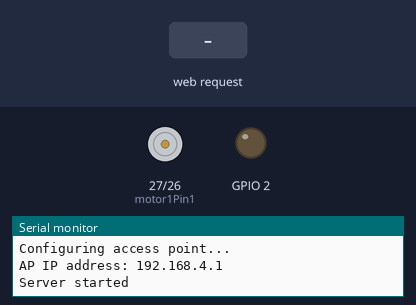
The sketch below on a simulated ESP32. Parts: motor-driver pin pairs drawn as motors (green arrow = first pin HIGH = forward, orange = second pin HIGH = backward, longer = more drive, scaled by the enable pin), output pins drawn as LEDs (lit = HIGH), the last lines printed to the serial monitor. The inputs (shaded band) are chosen by the test bench.

Above: at 1.2 s.
1.3 s: HTTP request GET /ONE received
At 2.7 s:
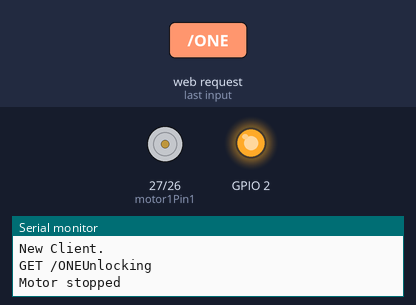
Timing chart, 0 to 8.0 s (numbered marks = the images above; inputs shaded):
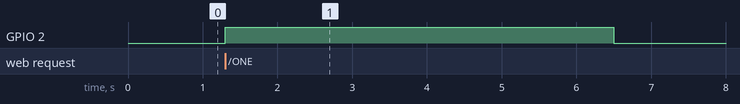

The sketch:

Locker.ino
```cpp
#include <Arduino.h>
#include <WiFi.h>
#include <WiFiClient.h>
#include <WiFiAP.h>

int motor1Pin1 = 27;
int motor1Pin2 = 26;
int enable1Pin = 14;

// Setting PWM properties
const int freq = 30000;
const int pwmChannel = 0;
const int resolution = 8;
int dutyCycle = 200;

const char *ssid = "yourAP";
const char *password = "yourPassword";

WiFiServer server(80);
void unlock();

void setup() {
  // sets the pins as outputs:
  pinMode(motor1Pin1, OUTPUT);
  pinMode(motor1Pin2, OUTPUT);
  pinMode(enable1Pin, OUTPUT);
  pinMode(2, OUTPUT);

  // configure LED PWM functionalitites
  ledcSetup(pwmChannel, freq, resolution);

  // attach the channel to the GPIO to be controlled
  ledcAttachPin(enable1Pin, pwmChannel);

  Serial.begin(115200);

  // testing
  Serial.println("Configuring access point...");

  // You can remove the password parameter if you want the AP to be open.
  // a valid password must have more than 7 characters
  if (!WiFi.softAP(ssid, password)) {
    log_e("Soft AP creation failed.");
    while(1);
  }
  IPAddress myIP = WiFi.softAPIP();
  Serial.print("AP IP address: ");
  Serial.println(myIP);
  server.begin();

  Serial.println("Server started");
}

void loop() {
  WiFiClient client = server.available();   // listen for incoming clients

  if (client) {                             // if you get a client,
    Serial.println("New Client.");           // print a message out the serial port
    String currentLine = "";                // make a String to hold incoming data from the client
    while (client.connected()) {            // loop while the client's connected
      if (client.available()) {             // if there's bytes to read from the client,
        char c = client.read();             // read a byte, then
        Serial.write(c);                    // print it out the serial monitor
        if (c == '\n') {                    // if the byte is a newline character

          // if the current line is blank, you got two newline characters in a row.
          // that's the end of the client HTTP request, so send a response:
          if (currentLine.length() == 0) {
            // HTTP headers always start with a response code (e.g. HTTP/1.1 200 OK)
            // and a content-type so the client knows what's coming, then a blank line:
            client.println("HTTP/1.1 200 OK");
            client.println("Content-type:text/html");
            client.println();

            // the content of the HTTP response follows the header:
            client.print("<a style=\"font-size:100px;\" href=\"/ONE\">Click  here to unlock</a><br>");

            // The HTTP response ends with another blank line:
            client.println();
            // break out of the while loop:
            break;
          } else {    // if you got a newline, then clear currentLine:
            currentLine = "";
          }
        } else if (c != '\r') {  // if you got anything else but a carriage return character,
          currentLine += c;      // add it to the end of the currentLine
        }

        // Check to see if the client request was "GET /H" or "GET /L":
        if (currentLine.endsWith("GET /ONE")) {
          unlock();
        }
      }
    }
    // close the connection:
    client.stop();
    Serial.println("Client Disconnected.");
  }
}

void unlock(){
  digitalWrite(2, HIGH);

  // Move the DC motor forward at maximum speed
  Serial.println("Unlocking");
  digitalWrite(motor1Pin1, LOW);
  digitalWrite(motor1Pin2, HIGH);
  delay(100);

  // Stop the DC motor
  Serial.println("Motor stopped");
  digitalWrite(motor1Pin1, LOW);
  digitalWrite(motor1Pin2, LOW);
  delay(5000);

  // Move DC motor backwards at maximum speed
  Serial.println("Locking");
  digitalWrite(motor1Pin1, HIGH);
  digitalWrite(motor1Pin2, LOW);
  delay(100);

  Serial.println("Motor stopped");
  digitalWrite(motor1Pin1, LOW);
  digitalWrite(motor1Pin2, LOW);

  digitalWrite(2, LOW);
}
```

Measured:
- after the input at 1.3 s, GPIO 2: LOW → HIGH at once, → LOW 5.2 s later
